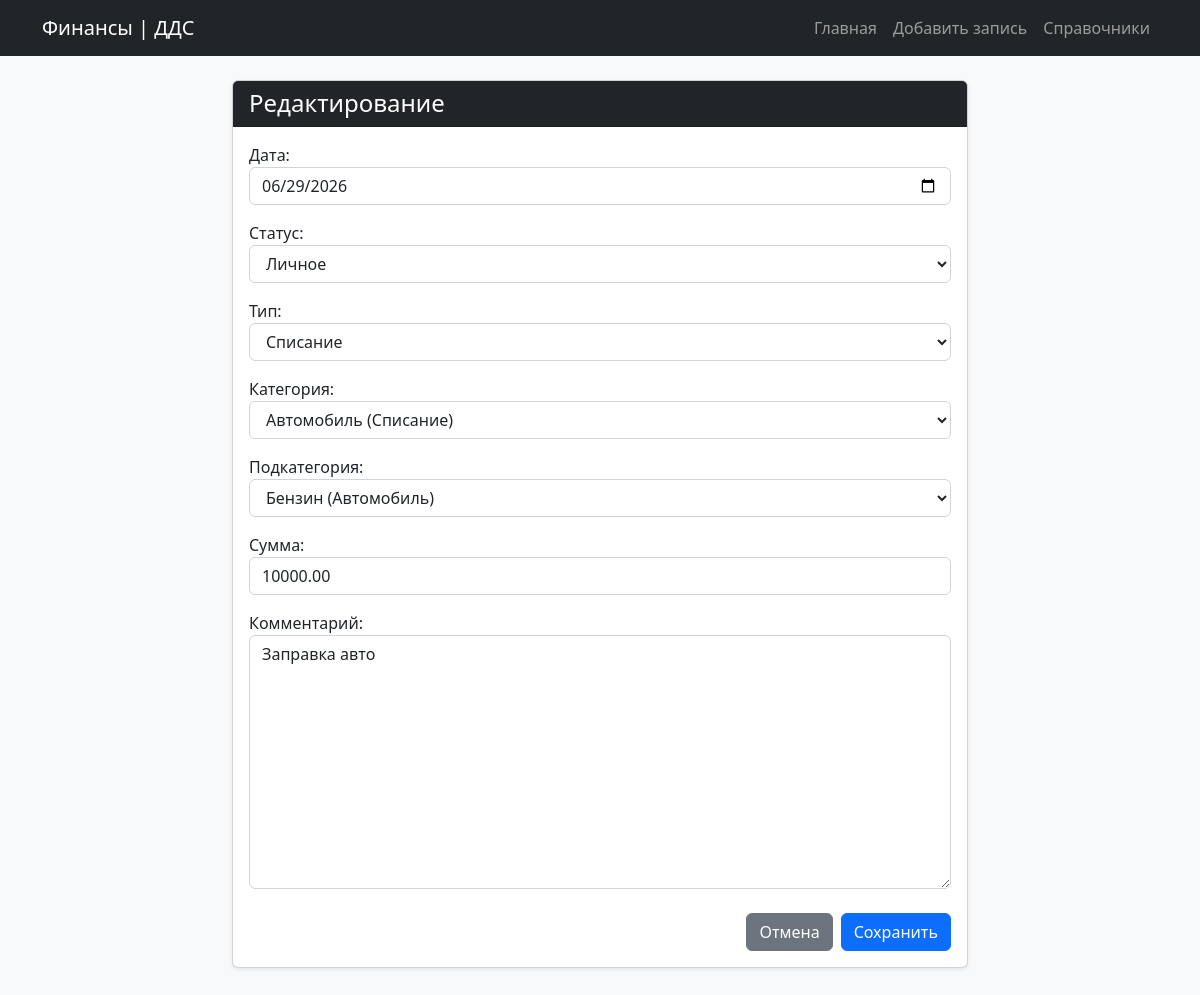
Page /2/update/ on the committed database.
### tracker/models.py (models this page shows, shortened)
class Transaction(models.Model):
    date = models.DateField(default=timezone.now, verbose_name="Дата")
    status = models.ForeignKey(
        Status,
        on_delete=models.PROTECT,
        related_name="transactions",
        verbose_name="Статус"
    )
    type = models.ForeignKey(
        Type,
        on_delete=models.PROTECT,
        related_name="transactions",
        verbose_name="Тип"
    )
    category = models.ForeignKey(
        Category,
        on_delete=models.PROTECT,
        related_name="transactions",
        verbose_name="Категория"
    )
    subcategory = models.ForeignKey(
        Subcategory,
        on_delete=models.PROTECT,
        related_name="transactions",
        verbose_name="Подкатегория"
    )
    amount = models.DecimalField(max_digits=12, decimal_places=2, verbose_name="Сумма")
    comment = models.TextField(blank=True, verbose_name="Комментарий")
    class Meta:
        verbose_name = "Запись ДДС"
        verbose_name_plural = "Записи ДДС"
        ordering = ['-date', '-id']

class Category(models.Model):
    name = models.CharField(max_length=150, verbose_name="Название категории")
    type = models.ForeignKey(
        Type,
        on_delete=models.CASCADE,
        related_name="categories",
        verbose_name="Тип операции"
    )
    class Meta:
        verbose_name = "Категория"
        verbose_name_plural = "Категории"
        ordering = ['type__name', 'name']
        unique_together = ('name', 'type')
    def __str__(self):
        return f"{self.name} ({self.type.name})"

class Subcategory(models.Model):
    name = models.CharField(max_length=150, verbose_name="Название подкатегории")
    category = models.ForeignKey(
        Category,
        on_delete=models.CASCADE,
        related_name="subcategories",
        verbose_name="Категория"
    )
    class Meta:
        verbose_name = "Подкатегория"
        verbose_name_plural = "Подкатегории"
        ordering = ['category__name', 'name']
        unique_together = ('name', 'category')
    def __str__(self):
        return f"{self.name} ({self.category.name})"

### tracker/views.py (the view)
# urls.py: path('<int:pk>/update/', views.TransactionUpdateView.as_view(), name='transaction_update'),
class TransactionUpdateView(UpdateView):
    model = Transaction
    form_class = TransactionForm
    template_name = 'tracker/transaction_form.html'
    success_url = reverse_lazy('transaction_list')

### tracker/forms.py (shortened to what this page needs)
class TransactionForm(forms.ModelForm):
    class Meta:
        model = Transaction
        fields = ['date', 'status', 'type', 'category', 'subcategory', 'amount', 'comment']
        widgets = {
            'date': forms.DateInput(attrs={'type': 'date'}),
        }

### tracker/models.py (called while the page is built)
    def __str__(self):
        return self.name

    def __str__(self):
        return self.name

### tracker/templates/tracker/transaction_form.html (shortened to what this page needs)
{% extends 'tracker/base.html' %}
{% block content %}
<div class="row justify-content-center">
    <div class="col-md-8">
        <div class="card shadow-sm mb-5">
            <div class="card-header bg-dark text-white">
                <h4 class="mb-0">{% if object %}Редактирование{% else %}Новая запись ДДС{% endif %}</h4>
            </div>
            <div class="card-body">
                <form method="post">
                    {{ form.as_p }}
                    <div class="d-flex justify-content-end gap-2 mt-4">
                        <a href="{% url 'transaction_list' %}" class="btn btn-secondary">Отмена</a>
                        <button type="submit" class="btn btn-primary">Сохранить</button>
                    </div>
                </form>
            </div>
        </div>
    </div>
</div>
{% endblock %}

### tracker/templates/tracker/base.html (style rules this page uses)
input[type="text"], input[type="number"], input[type="date"], select, textarea { display: block; width: 100%; padding: .375rem .75rem; font-size: 1rem; font-weight: 400; line-height: 1.5; color: #212529; background-color: #fff; border: 1px solid #ced4da; border-radius: .375rem; margin-bottom: 1rem; }

### rows in the picture
Transaction: date "06/29/2026", status "Личное", subcategory "Бензин (Автомобиль)", amount "10000.00", comment "Заправка авто"
Category: type "Списание"
Subcategory: category "Автомобиль (Списание)"
